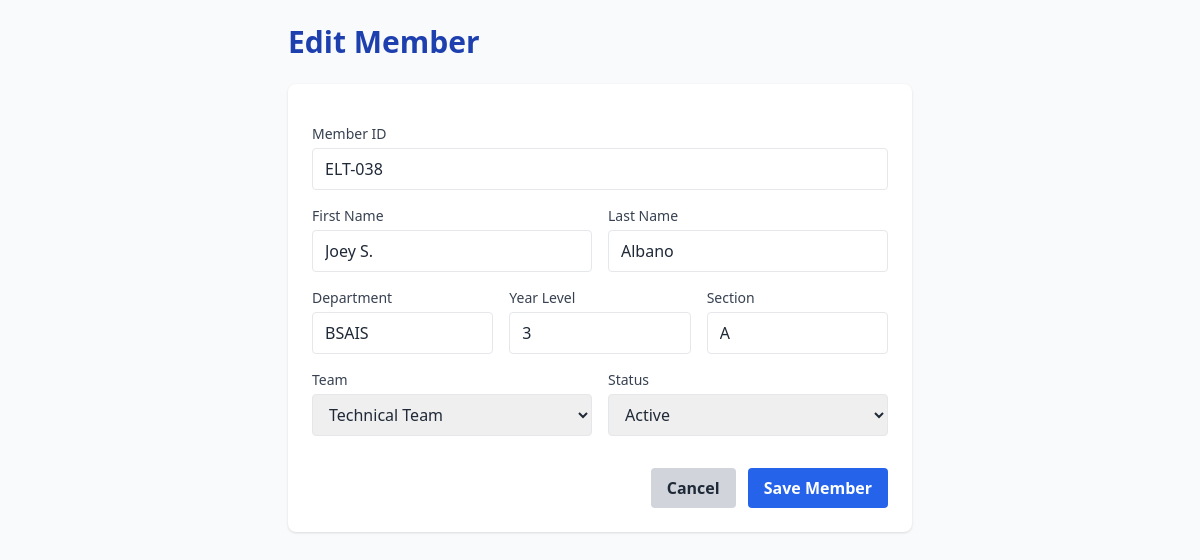
Page /members/45/edit/ on the committed database.
### core/models.py (models this page shows, shortened)
class Member(models.Model):
    STATUS_CHOICES = [
        ('Active', 'Active'),
        ('Inactive', 'Inactive'),
    ]
    member_id = models.CharField(max_length=20, unique=True) # e.g., ELT-001
    first_name = models.CharField(max_length=100)
    last_name = models.CharField(max_length=100)
    department = models.CharField(max_length=100)
    year_level = models.IntegerField()
    section = models.CharField(max_length=10)
    team = models.ForeignKey(Team, on_delete=models.PROTECT) # Protect prevents deleting a team if it has members
    status = models.CharField(max_length=20, choices=STATUS_CHOICES, default='Active')
    date_joined = models.DateField(auto_now_add=True)

### core/views.py (the view)
# urls.py: path('members/<int:pk>/edit/', views.member_update, name='member_update'), # <int:pk> means the member's ID
def member_update(request, pk):
    member = get_object_or_404(Member, pk=pk)
    if request.method == 'POST':
        form = MemberForm(request.POST, instance=member)
        if form.is_valid():
            form.save()
            messages.success(request, 'Member updated successfully!')
            return redirect('member_list')
    else:
        form = MemberForm(instance=member) # Pre-fill the form with existing data
    return render(request, 'core/member_form.html', {'form': form, 'action': 'Edit', 'member': member})

### core/forms.py
class MemberForm(forms.ModelForm):
    class Meta:
        model = Member
        fields = ['member_id', 'first_name', 'last_name', 'department', 'year_level', 'section', 'team', 'status']
        widgets = {
            'member_id': forms.TextInput(attrs={'class': 'border rounded px-3 py-2 w-full', 'placeholder': 'ELT-001'}),
            'first_name': forms.TextInput(attrs={'class': 'border rounded px-3 py-2 w-full', 'placeholder': 'Joey'}),
            'last_name': forms.TextInput(attrs={'class': 'border rounded px-3 py-2 w-full', 'placeholder': 'Albano'}),
            'department': forms.TextInput(attrs={'class': 'border rounded px-3 py-2 w-full', 'placeholder': 'BSIT'}),
            'year_level': forms.NumberInput(attrs={'class': 'border rounded px-3 py-2 w-full', 'placeholder': '3'}),
            'section': forms.TextInput(attrs={'class': 'border rounded px-3 py-2 w-full', 'placeholder': 'A'}),
            'team': forms.Select(attrs={'class': 'border rounded px-3 py-2 w-full'}),
            'status': forms.Select(attrs={'class': 'border rounded px-3 py-2 w-full'}),
        }

### core/models.py (called while the page is built)
    def __str__(self):
        return self.name

### core/templates/core/member_form.html (shortened to what this page needs)
<!DOCTYPE html>
<html lang="en">
<head>
    <script src="https://cdn.tailwindcss.com"></script>
</head>
<body class="bg-gray-50 text-gray-800">
    <div class="max-w-2xl mx-auto p-6">
        <h1 class="text-3xl font-bold text-blue-800 mb-6">{{ action }} Member</h1>
        <form method="POST" class="bg-white p-6 rounded-lg shadow space-y-4">
            <div>
                <label class="block text-sm font-medium text-gray-700 mb-1">Member ID</label>
                {{ form.member_id }}
            </div>
            <div class="grid grid-cols-2 gap-4">
                <div>
                    <label class="block text-sm font-medium text-gray-700 mb-1">First Name</label>
                    {{ form.first_name }}
                </div>
                <div>
                    <label class="block text-sm font-medium text-gray-700 mb-1">Last Name</label>
                    {{ form.last_name }}
                </div>
            </div>
            <div class="grid grid-cols-3 gap-4">
                <div>
                    <label class="block text-sm font-medium text-gray-700 mb-1">Department</label>
                    {{ form.department }}
                </div>
                <div>
                    <label class="block text-sm font-medium text-gray-700 mb-1">Year Level</label>
                    {{ form.year_level }}
                </div>
                <div>
                    <label class="block text-sm font-medium text-gray-700 mb-1">Section</label>
                    {{ form.section }}
                </div>
            </div>
            <div class="grid grid-cols-2 gap-4">
                <div>
                    <label class="block text-sm font-medium text-gray-700 mb-1">Team</label>
                    {{ form.team }}
                </div>
                <div>
                    <label class="block text-sm font-medium text-gray-700 mb-1">Status</label>
                    {{ form.status }}
                </div>
            </div>
            <div class="flex justify-end space-x-3 pt-4">
                <a href="{% url 'member_list' %}" class="bg-gray-300 hover:bg-gray-400 text-gray-800 font-bold py-2 px-4 rounded">
                    Cancel
                </a>
                <button type="submit" class="bg-blue-600 hover:bg-blue-700 text-white font-bold py-2 px-4 rounded">
                    Save Member
                </button>
            </div>
        </form>
    </div>
</body>
</html>

### rows in the picture
Member: member_id "ELT-038", first_name "Joey S.", last_name "Albano", department "BSAIS", year_level "3", section "A", team "Technical Team", status "Active"

### other values in the picture
{{ action }} "Edit"
